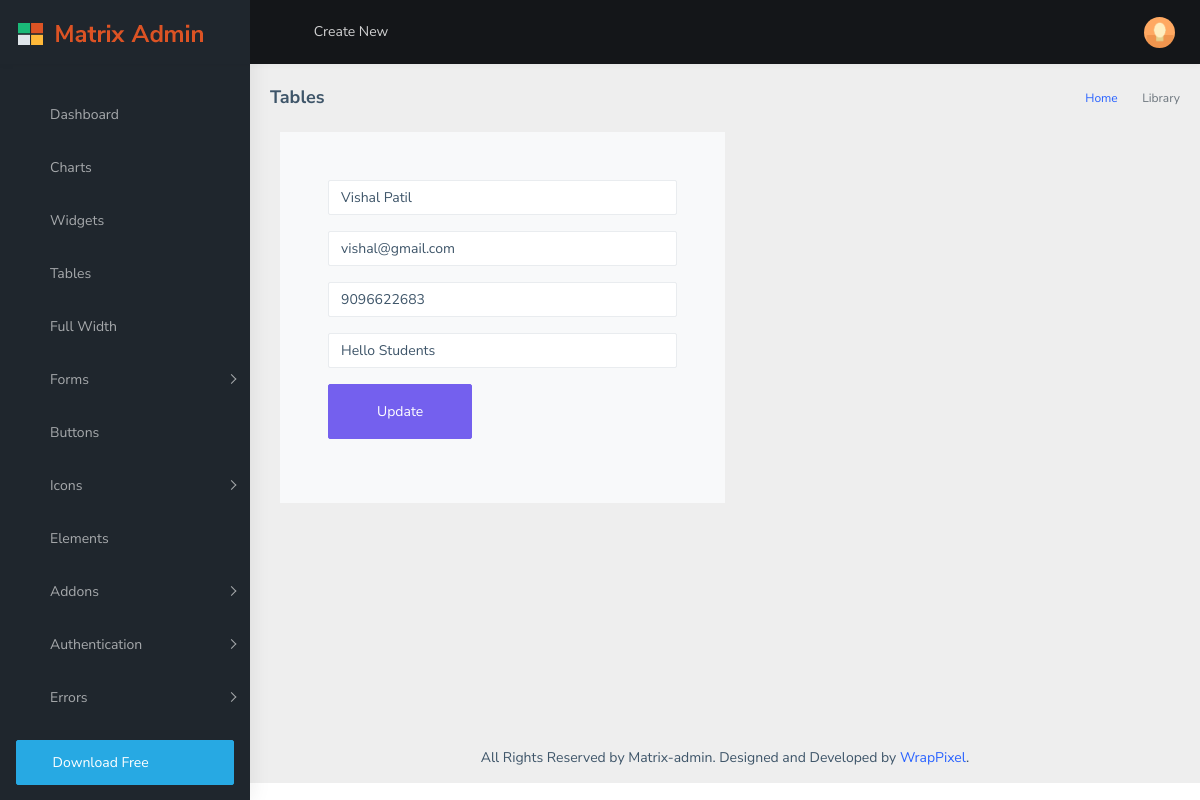
/edit/28/, run on the app's committed database.
### website/models.py (models this page shows, shortened)
class enquiry_table(models.Model):
    name = models.CharField(max_length=255)
    email = models.EmailField(max_length=255)
    phone = models.CharField(max_length=10)
    address = models.TextField()

### website/views.py (the view)
# urls.py: path('edit/<int:id>/', views.edit_record, name ='edit_record'),
def edit_record(request, id):
    info = enquiry_table.objects.filter(pk=id)
    data = {'information':info}
    return render(request, 'dashboard/editrecord.html', data)

### templates/dashboard/editrecord.html (shortened to what this page needs)
{% load static %}
<!DOCTYPE html>
<html dir="ltr" lang="en">
  <head>
    <link
      rel="stylesheet"
      type="text/css"
      href="{% static "assets/extra-libs/multicheck/multicheck.css" %}"
    />
    <link
      href="{% static "assets/libs/datatables.net-bs4/css/dataTables.bootstrap4.css" %}"
      rel="stylesheet"
    />
    <link href="{% static "dist/css/style.min.css" %}" rel="stylesheet" />
  </head>
  <body>
    <div
      id="main-wrapper"
      data-layout="vertical"
      data-navbarbg="skin5"
      data-sidebartype="full"
      data-sidebar-position="absolute"
      data-header-position="absolute"
      data-boxed-layout="full"
    >
      <header class="topbar" data-navbarbg="skin5">
        <nav class="navbar top-navbar navbar-expand-md navbar-dark">
          <div class="navbar-header" data-logobg="skin5">
            <a class="navbar-brand" href="index.html">
              <b class="logo-icon ps-2">
                <img
                  src="{% static "assets/images/logo-icon.png" %}"
                  alt="homepage"
                  class="light-logo"
                  width="25"
                />
              </b>
              <span class="logo-text ms-2">
                <img
                  src="{% static "assets/images/logo-text.png" %}"
                  alt="homepage"
                  class="light-logo"
                />
              </span>
            </a>
          </div>
          <div
            class="navbar-collapse collapse"
            id="navbarSupportedContent"
            data-navbarbg="skin5"
          >
            <ul class="navbar-nav float-start me-auto">
              <li class="nav-item d-none d-lg-block">
                <a
                  class="nav-link sidebartoggler waves-effect waves-light"
                  href="javascript:void(0)"
                  data-sidebartype="mini-sidebar"
                  ><i class="mdi mdi-menu font-24"></i
                ></a>
              </li>
              <li class="nav-item dropdown">
                <a
                  class="nav-link dropdown-toggle"
                  href="#"
                  id="navbarDropdown"
                  role="button"
                  data-bs-toggle="dropdown"
                  aria-expanded="false"
                >
                  <span class="d-none d-md-block"
                    >Create New <i class="fa fa-angle-down"></i
                  ></span>
                </a>
              </li>
              <li class="nav-item search-box">
                <a
                  class="nav-link waves-effect waves-dark"
                  href="javascript:void(0)"
                  ><i class="mdi mdi-magnify fs-4"></i
                ></a>
              </li>
            </ul>
            <ul class="navbar-nav float-end">
              <li class="nav-item dropdown">
                <a
                  class="nav-link dropdown-toggle"
                  href="#"
                  id="navbarDropdown"
                  role="button"
                  data-bs-toggle="dropdown"
                  aria-expanded="false"
                >
                  <i class="mdi mdi-bell font-24"></i>
                </a>
              </li>
              <li class="nav-item dropdown">
                <a
                  class="nav-link dropdown-toggle waves-effect waves-dark"
                  href="#"
                  id="2"
                  role="button"
                  data-bs-toggle="dropdown"
                  aria-expanded="false"
                >
                  <i class="font-24 mdi mdi-comment-processing"></i>
                </a>
              </li>
              <li class="nav-item dropdown">
                <a
                  class="
                    nav-link
                    dropdown-toggle
                    text-muted
                    waves-effect waves-dark
                    pro-pic
                  "
                  href="#"
                  id="navbarDropdown"
                  role="button"
                  data-bs-toggle="dropdown"
                  aria-expanded="false"
                >
                  <img
                    src="{% static "assets/images/users/1.jpg" %}"
                    alt="user"
                    class="rounded-circle"
                    width="31"
                  />
                </a>
              </li>
            </ul>
          </div>
        </nav>
      </header>
      <aside class="left-sidebar" data-sidebarbg="skin5">
        <div class="scroll-sidebar">
          <nav class="sidebar-nav">
            <ul id="sidebarnav" class="pt-4">
              <li class="sidebar-item">
                <a
                  class="sidebar-link waves-effect waves-dark sidebar-link"
                  href="{% url "dashboard" %}"
                  aria-expanded="false"
                  ><i class="mdi mdi-view-dashboard"></i
                  ><span class="hide-menu">Dashboard</span></a
                >
              </li>
              <li class="sidebar-item">
                <a
                  class="sidebar-link waves-effect waves-dark sidebar-link"
                  href="charts.html"
                  aria-expanded="false"
                  ><i class="mdi mdi-chart-bar"></i
                  ><span class="hide-menu">Charts</span></a
                >
              </li>
              <li class="sidebar-item">
                <a
                  class="sidebar-link waves-effect waves-dark sidebar-link"
                  href="widgets.html"
                  aria-expanded="false"
                  ><i class="mdi mdi-chart-bubble"></i
                  ><span class="hide-menu">Widgets</span></a
                >
              </li>
              <li class="sidebar-item">
                <a
                  class="sidebar-link waves-effect waves-dark sidebar-link"
                  href="tables.html"
                  aria-expanded="false"
                  ><i class="mdi mdi-border-inside"></i
                  ><span class="hide-menu">Tables</span></a
                >
              </li>
              <li class="sidebar-item">
                <a
                  class="sidebar-link waves-effect waves-dark sidebar-link"
                  href="grid.html"
                  aria-expanded="false"
                  ><i class="mdi mdi-blur-linear"></i
                  ><span class="hide-menu">Full Width</span></a
                >
              </li>
              <li class="sidebar-item">
                <a
                  class="sidebar-link has-arrow waves-effect waves-dark"
                  href="javascript:void(0)"
                  aria-expanded="false"
                  ><i class="mdi mdi-receipt"></i
                  ><span class="hide-menu">Forms </span></a
                >
              </li>
              <li class="sidebar-item">
                <a
                  class="sidebar-link waves-effect waves-dark sidebar-link"
                  href="pages-buttons.html"
                  aria-expanded="false"
                  ><i class="mdi mdi-relative-scale"></i
                  ><span class="hide-menu">Buttons</span></a
                >
              </li>
              <li class="sidebar-item">
                <a
                  class="sidebar-link has-arrow waves-effect waves-dark"
                  href="javascript:void(0)"
                  aria-expanded="false"
                  ><i class="mdi mdi-face"></i
                  ><span class="hide-menu">Icons </span></a
                >
              </li>
              <li class="sidebar-item">
                <a
                  class="sidebar-link waves-effect waves-dark sidebar-link"
                  href="pages-elements.html"
                  aria-expanded="false"
                  ><i class="mdi mdi-pencil"></i
                  ><span class="hide-menu">Elements</span></a
                >
              </li>
              <li class="sidebar-item">
                <a
                  class="sidebar-link has-arrow waves-effect waves-dark"
                  href="javascript:void(0)"
                  aria-expanded="false"
                  ><i class="mdi mdi-move-resize-variant"></i
                  ><span class="hide-menu">Addons </span></a
                >
              </li>
              <li class="sidebar-item">
                <a
                  class="sidebar-link has-arrow waves-effect waves-dark"
                  href="javascript:void(0)"
                  aria-expanded="false"
                  ><i class="mdi mdi-account-key"></i
                  ><span class="hide-menu">Authentication </span></a
                >
              </li>
              <li class="sidebar-item">
                <a
                  class="sidebar-link has-arrow waves-effect waves-dark"
                  href="javascript:void(0)"
                  aria-expanded="false"
                  ><i class="mdi mdi-alert"></i
                  ><span class="hide-menu">Errors </span></a
                >
              </li>
              <li class="sidebar-item p-3">
                <a
                  href="https://github.com/wrappixel/matrix-admin-bt5"
                  target="_blank"
                  class="
                    w-100
                    btn btn-cyan
                    d-flex
                    align-items-center
                    text-white
                  "
                  ><i class="mdi mdi-cloud-download font-20 me-2"></i>Download
                  Free</a
                >
              </li>
            </ul>
          </nav>
        </div>
      </aside>
      <div class="page-wrapper">
        <div class="page-breadcrumb">
          <div class="row">
            <div class="col-12 d-flex no-block align-items-center">
              <h4 class="page-title">Tables</h4>
              <div class="ms-auto text-end">
                <nav aria-label="breadcrumb">
                  <ol class="breadcrumb">
                    <li class="breadcrumb-item"><a href="#">Home</a></li>
                    <li class="breadcrumb-item active" aria-current="page">
                      Library
                    </li>
                  </ol>
                </nav>
              </div>
            </div>
          </div>
        </div>
        <div class="container-fluid">
          <div class="row">
            <div class="col-12">
              {% for info in information %}
              <section class="ftco-section ftco-no-pt ftco-no-pb contact-section">
                <div class="container">
                  <div class="row d-flex align-items-stretch no-gutters">
                    <div class="col-md-6 p-4 p-md-5 order-md-last bg-light">
                      <form action="{% url 'update_record'  info.id %}" method="POST" name="Edit_Form">
                        <div class="form-group">
                          <input type="text" class="form-control" name="name"  value="{{info.name}}" required>
                        </div>
                        <div class="form-group">
                          <input type="email" class="form-control"  name="email" value="{{info.email}}" >
                        </div>
                        <div class="form-group">
                          <input type="text" class="form-control"  name="phone" value="{{info.phone}}" >
                        </div>
                        <div class="form-group">
                          <input type="text" name="address"  cols="30" rows="7" class="form-control"  value="{{info.address}}" >
                        </div>
                        <div class="form-group">
                          <input type="submit" value="Update" class="btn btn-primary py-3 px-5" name="submit">
                        </div>
                      </form>
                    </div>
                  </div>
                </div>
              </section>
              {% endfor %}
            </div>
          </div>
        </div>
        <footer class="footer text-center">
          All Rights Reserved by Matrix-admin. Designed and Developed by
          <a href="https://www.wrappixel.com">WrapPixel</a>.
        </footer>
      </div>
    </div>
  </body>
</html>

### data on the page
enquiry_table: name "Vishal Patil", email "vishal@gmail.com", phone "9096622683", address "Hello Students"
